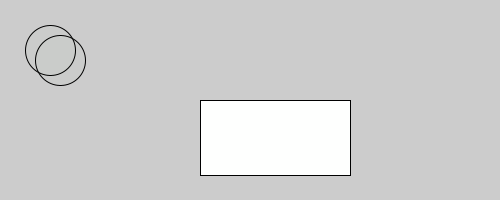
Frame 1 (no input)
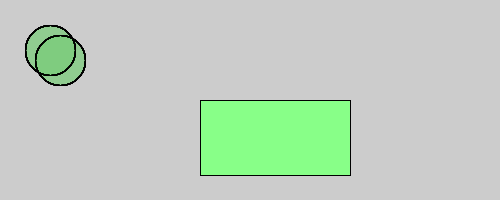
Frame 60 (the mouse pressed at the canvas centre just before this capture)
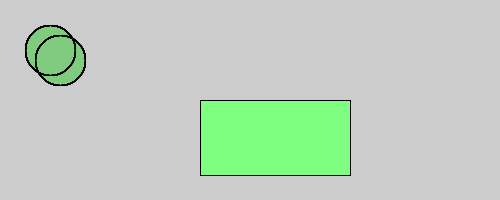
Frame 120 (the mouse held since frame 60 and released just before this capture)

The Processing sketch that drew these frames (run headless with seeded random() and noise(); from frame 60 on, the mouse is pressed at the canvas centre):

// Processing sketch: processing_176244
// ── processing_176244.pde

void setup(){
size(500,200);
}
void draw(){
rect(200,100,150,75);
fill (0,254,0,1);
ellipse(50,50,50,50);
size(500,200);
rect(200,100,150,75);
fill (0,254,0,1);
ellipse(60,60,50,50);
}
